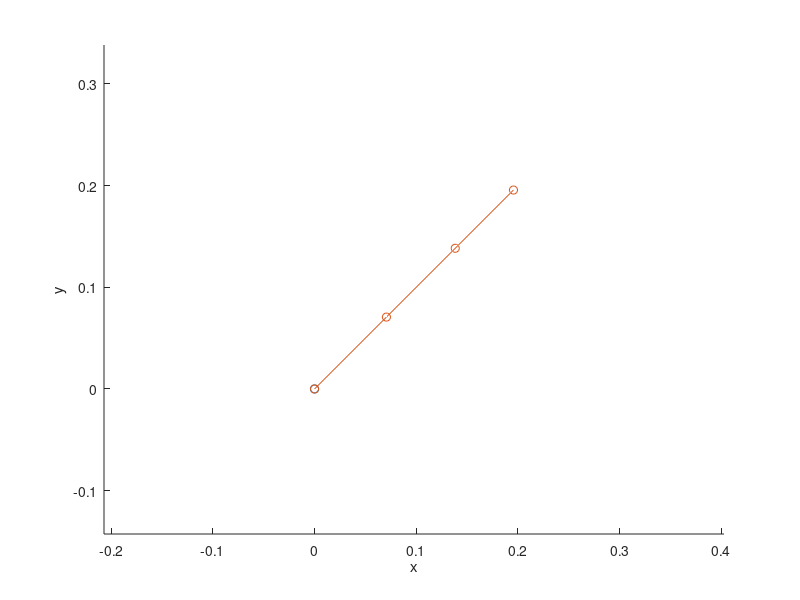

Source code (MATLAB):
clc; clear;
%DESIRED END EFFECTOR VALUES
    %NEXT THING IS TO DRAW IT ALL OUT AT ONCE AND CHECK ANGLES (MAY BE
    %WRONG) - ALSO CHECK OUT IF DAVID'S INVERSE KIN
%End Effector Position in Meters
x=0.1384;
y=0.1384;
z=-0.4810;
% x=0.1384;
% y=0.1384;
% z=-0.4810;
%Link Lengths in Meters
L1=.1;
L2=.25;
L3=.25;

%TOP VIEW
%Angle of Rotation in xy-plane (YAW)
t1=atan(y/x)
%Joint Position in xy-plane (4 joints: a,b,c,d)
xa=0
ya=0
xb=L1*cos(t1)
yb=L1*sin(t1)

%SIDE VIEW
%Joint Position in xz-plane (4 joints: a,b,c,d)
za=0
zb=0
%zc=L2*cos(t2) - don't know yet
zd=z

%MAJOR CALCULATIONS
%Reference Lengths
r1=sqrt((x-xb)^2+(0+0)^2) %between joint b & d (along x)
%r1=sqrt((x-xb)^2+(y-yb)^2) - PROBS WRONG
r2=abs(z)                 %between joint d & L1 horizontal (along x)
r3=sqrt((x-xb)^2+(z-zb)^2)         %between joint b & d
%r3=sqrt(r1^2+r2^2) - PROBS WRONG

%Reference Angles
phi1=acos((L2^2+r3^2-L3^2)/(2*L2*r3))
phi2=acos(r1/r3)
%phi2=atan(r2/r1) - MAYBE WRONG
%phi3=acos((L2^2+L3^2-r3^2)/(2*L2*L3)) %not needed

%Joint Angles in Radians (2^2=4 possibilities for t2: 1,2,3,4)
t1=pi/4           %setting to actual value to test last part***********
%t1=atan(y/x)
t3=-pi/8           %setting to actual value to test last part***********
%t3=-(pi-phi3)     %IS THIS SUPPOSED TO BE POSITIVE?

%normal walking (below body horizontal)
%assuming zd < 0    
t2=phi1-phi2     %possible1 joint 2 angle; dz=neg, cz=pos
t2f=phi1+phi2    %bad configuration for these scenarios
A=[t2,t2f]
t2=min(A)        %choose least theta 2 (leg always arch upward)
%t2=find(A==min(A)); 
if  t2 < 0       %if guess of cz is incorrect
    t2=phi2-phi1 %possible2 joint 2 angle; dz=neg, cz=neg
    fprintf('possibility2 dz=neg, cz=neg THIS HASNT BEEN FULLY TESTED needs negative?')
    A=[t2,t2f]
    t2=min(A)    %choose least theta 2 (leg always arch upward)
    t2=t2*(-1)   %THIS HASN'T BEEN FULLY TESTED needs negative?
end
if  zd > 0       %stepping up (above body horizontal)
    t2=phi1+phi2 %possible3 joint 2 angle; dz=pos, cz=pos
    fprintf('possibility3 dz=pos, cz=pos')
    t2f=phi1-phi2%bad configuration for this scenario
    A=[t2,t2f]
    t2=max(A)    %choose greatest theta 2 (leg always arch upward)
end
    fprintf('possibility1 dz=neg, cz=pos')
t2=-3*pi/8           %setting to actual value to test last part***********
%Reference Angles and Lengths continued (joint: c)
tb=pi-abs(t2)                          %angle next to joint b
r6=sqrt(L2^2+L1^2-(2*L2*L1*cos(tb)))   %between joint a & c
%ta=acos((L1^2+r6^2-L2^2)/(2*L1*r6))    %angle next to joint b %- NOT NEEDED
%tc=pi-(pi/2)-ta %- NOT NEEDED

%Joint Position in xz-plane (joints: c,d)
xc=L1+L2*cos(t2) %- v3
yc=xc*tan(t1) %- v3
xd=x
yd=y
zc=L2*sin(t2)
%zc=-L2*cos(tc) - original

%FINAL VALUES
%Joint Angles in Radians
t1=t1*(180/pi)
t2=t2*(180/pi)
t3=t3*(180/pi)

%GRAPHING THE LEG
x=[xa xb xc xd]
y=[ya yb yc yd]
z=[za zb zc zd]
hold on
plot3(0,0,0,'o-')   %colors: https://www.mathworks.com/help/matlab/ref/colorspec.html
plot3(x,y,z,'o-')   %colors: https://www.mathworks.com/help/matlab/ref/colorspec.html
xlabel('x')
ylabel('y')
zlabel('z')
axis equal
